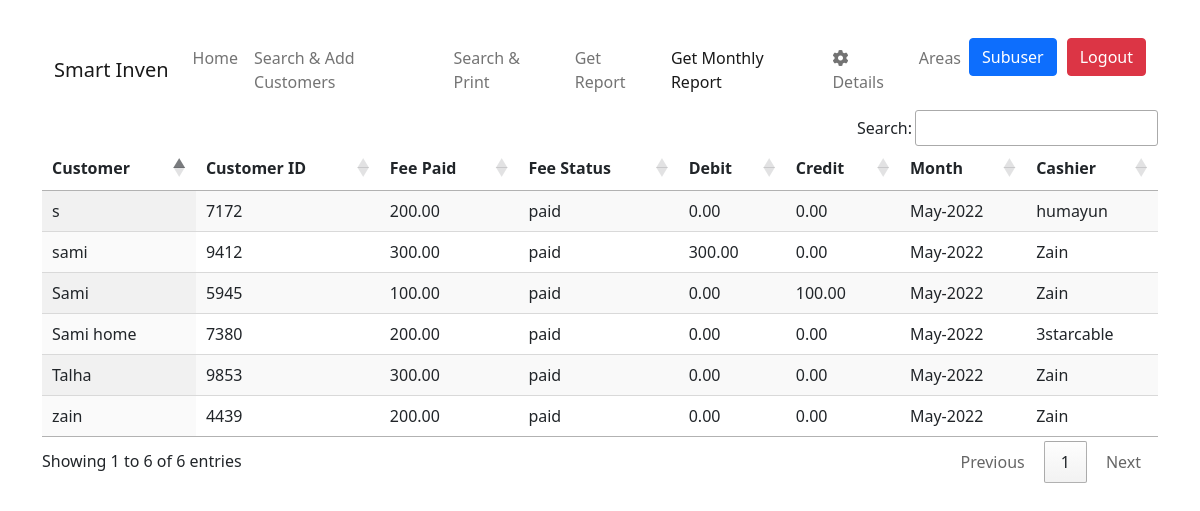
/monthly_report/ (signed in), run on the app's committed database.
### main/models.py (models this page shows, shortened)
class Fee(models.Model):
    customer = models.ForeignKey(
        Customers, related_name='fee', on_delete=models.CASCADE)
    fee_paid = models.DecimalField(max_digits=8, blank=False, null=False,
                                   decimal_places=2, verbose_name='Customer`s Paid Fee')
    fee_status = models.CharField(max_length=10, choices=(
        ('paid', 'Paid'), ('not_paid', 'Not Paid')), default='not_paid', null=False)
    debit = models.DecimalField(max_digits=8, blank=False, null=False,
                                decimal_places=2, verbose_name='Customer`s Debit Fee', default=0)
    credit = models.DecimalField(max_digits=8, blank=False, null=False,
                                 decimal_places=2, verbose_name='Customer`s Credit Fee', default=0)
    Date = models.DateField(
        auto_now_add=False, verbose_name='Fee of the Date')
    Month = models.CharField(max_length=100, null=True, blank=True)
    taken_by = models.ForeignKey(User, related_name='fee',
                                 on_delete=models.CASCADE)
    given_on_date = models.DateTimeField(
        auto_now_add=True, verbose_name='Fee`s Date')

class Customers(models.Model):
    customer_id = models.CharField(
        max_length=4, blank=True, null=True, unique=True, verbose_name='Customer`s ID')
    name = models.CharField(max_length=1000, blank=False,
                            null=False, verbose_name='Customer`s Name')
    phone = models.CharField(max_length=13, blank=True,
                             null=True, verbose_name='Customer`s Phone Number')
    address = models.TextField(
        null=True, blank=True, verbose_name='Customer`s Address')
    customer_status = models.CharField(max_length=10, choices=(
        ('active', 'Active'), ('disabled', 'Disabled')), default='disabled', null=False)
    area = models.ForeignKey(Area, related_name='customer',
                             on_delete=models.CASCADE, verbose_name='Customer`s area')
    subarea = models.ForeignKey(SubArea, related_name='customer_sarea',
                                on_delete=models.CASCADE, verbose_name='Customer`s Sub-Area')
    customer_fee_assigned = models.DecimalField(max_digits=8, blank=False, null=False,
                                                decimal_places=2, verbose_name='Customer`s Assigned Fee')
    user = models.ForeignKey(User, related_name='user',
                             on_delete=models.CASCADE, verbose_name="Added BY Admin user")
    assigned_to_subuser = models.ForeignKey(
        Subuser, related_name='customersubuser', on_delete=models.CASCADE)
    def __str__(self):
        return self.name

### main/views.py (the view)
# urls.py: path('monthly_report/', views.generatereport_month, name='monthly_report'),
@login_required
def generatereport_month(request):
    Date = date.today()
    Date = Date.strftime("%B-%Y")
    fee = []
    if Fee.objects.filter(Month=Date).exists():
        if Subuser.objects.filter(name=request.user.username):
            subuser = Subuser.objects.filter(
                name=request.user.username).first()
            customers = Customers.objects.filter(assigned_to_subuser=subuser)
            for customer in customers:
                fe = Fee.objects.filter(Month=Date).filter(customer=customer)
                for fe in fe:
                    fee.append(fe)
        else:
            customers = Customers.objects.filter(user=request.user)
            for customer in customers:
                fe = Fee.objects.filter(Month=Date).filter(customer=customer)
                for fe in fe:
                    fee.append(fe)
    return render(request, 'monthly_report.html', {'fee': fee})

### main/templates/monthly_report.html (shortened to what this page needs)
{% extends 'base.html' %} {% block title %}Monthly Report{% endblock %} {% block navbar %}
<nav class="navbar navbar-expand-lg navbar-light container">
  <div class="container-fluid">
    <a class="navbar-brand" href="{% url 'home' %}">Smart Inven</a>
    <div class="collapse navbar-collapse" id="navbarNav">
      <ul class="navbar-nav">
        <li class="nav-item">
          <a class="nav-link" aria-current="page" href="{% url 'home' %}"
            >Home</a
          >
        </li>
        <li class="nav-item">
          <a class="nav-link" href="{% url 'search' %}"
            >Search & Add Customers</a
          >
        </li>
        <li class="nav-item">
          <a class="nav-link" href="{% url 'search-and-print' %}"
            >Search & Print</a
          >
        </li>
        <li class="nav-item">
          <a class="nav-link" href="{% url 'report' %}">Get Report</a>
        </li>
        <li class="nav-item">
          <a class="nav-link active" href="{% url 'monthly_report' %}"
            >Get Monthly Report</a
          >
        </li>
        <li class="nav-item">
          <a class="nav-link" href="{% url 'details' %}"
            ><i class="fa fa-gear"></i> Details</a
          >
        </li>
        {% if request.user.is_authenticated %} {% if request.user.is_staff %}
        <li class="nav-item">
          <a class="nav-link" href="{% url 'area' %}">Areas</a>
        </li>
        <li class="nav-item" style="margin-right: 10px">
          <a class="btn btn-primary" href="{% url 'show_subusers' %}"
            >Subuser</a
          >
        </li>
        {% endif %}
        <li class="nav-item">
          <a class="btn btn-danger" href="{% url 'logout' %}">Logout</a>
        </li>
        {% endif %}
      </ul>
    </div>
  </div>
</nav>
{% endblock %} {% block content %}
<div class="container">
  <div class="columns is-multiline mb-6">
    <table id="myTable" class="display" style="width: 100%">
      <thead>
        <tr>
          <th scope="col">Customer</th>
          <th scope="col">Customer ID</th>
          <th scope="col">Fee Paid</th>
          <th scope="col">Fee Status</th>
          <th scope="col">Debit</th>
          <th scope="col">Credit</th>
          <th scope="col">Month</th>
          <th scope="col">Cashier</th>
        </tr>
      </thead>
      <tbody>
        {% for fee in fee %}
        <tr>
          <td scope="row">{{fee.customer}}</td>
          <td scope="row">{{fee.customer.customer_id}}</td>
          <td scope="row">{{ fee.fee_paid }}</td>
          {% if fee.fee_status == "paid" %}
          <td scope="row"><span>{{ fee.fee_status }}</span></td>
          {% else %}
          <td scope="row">
            <span style="color: #ffcc00">{{ fee.fee_status }}</span>
          </td>
          {% endif%}
          <td scope="row">{{ fee.debit }}</td>
          <td scope="row">{{ fee.credit }}</td>
          <td scope="row">{{ fee.Month }}</td>
          <td scope="row">{{ fee.taken_by }}</td>
        </tr>
        {% endfor %}
      </tbody>
    </table>
  </div>
</div>
{% endblock %}

### data on the page
Fee: customer "Sami home", customer.customer_id "7380", fee_paid "200.00", fee_status "paid", debit "0.00", credit "0.00", Month "May-2022", taken_by "3starcable"
Fee: customer "sami", customer.customer_id "9412", fee_paid "300.00", fee_status "paid", debit "300.00", credit "0.00", Month "May-2022", taken_by "Zain"
Fee: customer "zain", customer.customer_id "4439", fee_paid "200.00", fee_status "paid", debit "0.00", credit "0.00", Month "May-2022", taken_by "Zain"
Fee: customer "s", customer.customer_id "7172", fee_paid "200.00", fee_status "paid", debit "0.00", credit "0.00", Month "May-2022", taken_by "humayun"
Fee: customer "Sami", customer.customer_id "5945", fee_paid "100.00", fee_status "paid", debit "0.00", credit "100.00", Month "May-2022", taken_by "Zain"
Fee: customer "Talha", customer.customer_id "9853", fee_paid "300.00", fee_status "paid", debit "0.00", credit "0.00", Month "May-2022", taken_by "Zain"
